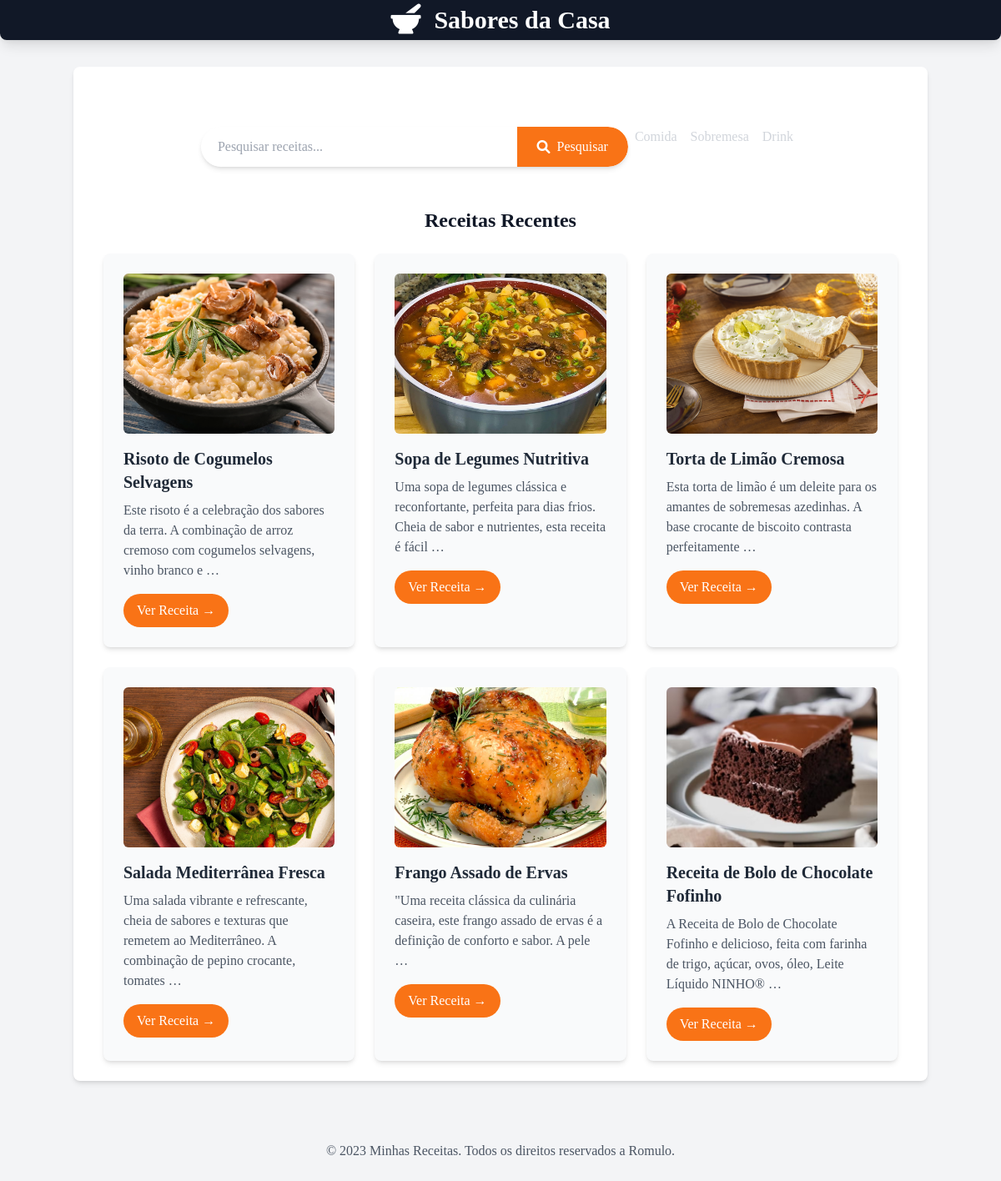
The page / on the database its author committed.
### receitas/models.py (models this page shows, shortened)
class Receita(models.Model):
    CATEGORIAS = [
        ('comida', 'Comida'),
        ('sobremesa', 'Sobremesa'),
        ('drink', 'Drink'),
    ]
    title = models.CharField('Título', max_length=200)
    description = models.TextField('Descrição')
    ingredients = models.TextField('Ingredientes')
    instructions = models.TextField('Modo de Preparo')
    image = models.ImageField(upload_to='receitas/images/', null=True, blank=True)
    categoria = models.CharField('Categoria', max_length=50, choices=CATEGORIAS, default='comida')
    created_at = models.DateTimeField(auto_now_add=True)
    updated_at = models.DateTimeField(auto_now=True)
    class Meta:
        verbose_name = "Receita"
        verbose_name_plural = "Receitas"
        ordering = ['-created_at'] #ordena as receitas da mais nova para a mais antiga

### receitas/views.py (the view)
# urls.py: 2. Add a URL to urlpatterns:  path('', views.home, name='home')
def home(request, categoria_slug=None):
    if categoria_slug:
        categoria_selecionada = categoria_slug
        receitas = Receita.objects.filter(categoria__slug=categoria_slug)
    else:
        categoria_selecionada = 'all'  # Use uma string mais amigável, como 'todas'
        receitas = Receita.objects.all()
    categorias_choices = ['comida', 'sobremesa', 'drink']
    context = {
        'receitas': receitas,
        'categoria_selecionada': categoria_selecionada,
        'categorias_choices': categorias_choices,
    }
    return render(request, 'home.html', context)

### receitas/templates/home.html (shortened to what this page needs)
{% extends 'receitas/base.html' %}
{% block content %}
    <section class="container mx-auto mt-8 p-4 flex justify-center">
        <form method="get"
              action="{% url 'pesquisar_receitas' %}"
              class="w-full max-w-lg flex bg-white rounded-full shadow-md overflow-hidden">
            <input
                type="text"
                name="q"
                placeholder="Pesquisar receitas..."
                class="flex-grow p-3 text-gray-700 focus:outline-none focus:ring-2 focus:ring-orange-500 rounded-l-full pl-5">
            <button
                type="submit"
                class="bg-orange-500 hover:bg-orange-600 text-white p-3 px-6 rounded-r-full ransition duration-200 ease-in-out flex items-center justify-center">
                    <i class="fas fa-search mr-2"></i>Pesquisar
            </button>
        </form>
        {% for categoria in categorias_choices %}
                <a href="{% url 'categoria' categoria %}" class="text-gray-300 hover:text-white mx-2">{{ categoria|capfirst }}</a>
            {% endfor %}
    </section>
<h2 class="text-2xl font-semibold mb-6 text-center mt-8">Receitas Recentes</h2>
    <div class="flex flex-wrap justify-center gap-6">
        {% for receita in receitas %}
        <div class="w-full sm:w-[calc(50%-1.5rem)] lg:w-[calc(33.333%-1.5rem)] bg-gray-50 p-6 rounded-lg shadow-md hover:shadow-lg transition-shadow duration-300 ease-in-out">
            {% if receita.image %}
            <img src="{{ receita.image.url }}" alt="Imagem de {{ receita.title }}" class="w-full h-48 object-cover rounded-md mb-4" />
            {% endif %}
            <h3 class="text-xl font-bold mb-2 text-gray-800">{{ receita.title }}</h3>
            <p class="text-gray-600 mb-4">{{ receita.description|truncatewords:20 }}</p>
            <a href="{% url 'receita_detail' receita.id %}" class="inline-block bg-orange-500 hover:bg-orange-600 text-white font-senibold py-2 px-4 rounded-full transition-colors duration-300">
                Ver Receita &rarr;
            </a>
        </div>
        {% empty %}
        <p class="text-center text-gray-500 col-span-full">Nenhuma receita encontrada.</p>
        {% endfor %}
    </div>
{% endblock %}

### receitas/templates/receitas/base.html (style rules this page uses)
body { font-family: 'Inter, sans-serif'; }

### rows shown on the page
Receita: image (picture), title "Risoto de Cogumelos Selvagens", description "Este risoto é a celebração dos sabores da terra. A combinação de arroz cremoso com cogumelos selvagens, vinho branco e …"
Receita: image (picture), title "Sopa de Legumes Nutritiva", description "Uma sopa de legumes clássica e reconfortante, perfeita para dias frios. Cheia de sabor e nutrientes, esta receita é fácil …"
Receita: image (picture), title "Torta de Limão Cremosa", description "Esta torta de limão é um deleite para os amantes de sobremesas azedinhas. A base crocante de biscoito contrasta perfeitamente …"
Receita: image (picture), title "Salada Mediterrânea Fresca", description "Uma salada vibrante e refrescante, cheia de sabores e texturas que remetem ao Mediterrâneo. A combinação de pepino crocante, tomates …"
Receita: image (picture), title "Frango Assado de Ervas", description "\"Uma receita clássica da culinária caseira, este frango assado de ervas é a definição de conforto e sabor. A pele …"
Receita: image (picture), title "Receita de Bolo de Chocolate Fofinho", description "A Receita de Bolo de Chocolate Fofinho e delicioso, feita com farinha de trigo, açúcar, ovos, óleo, Leite Líquido NINHO® …"

### other values the page prints
{{ categoria|capfirst }} "Comida" "Sobremesa" "Drink"
